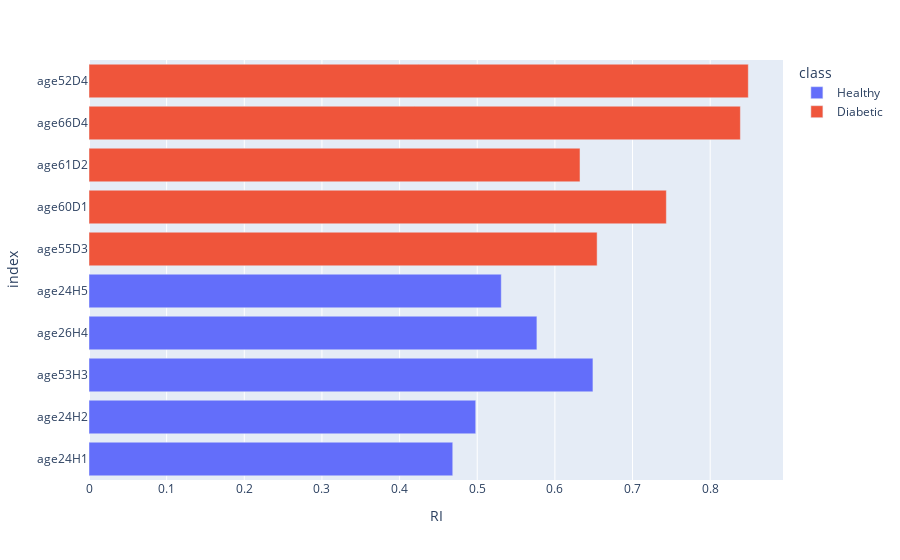

Source (notebook cell):
### Code cell
df_ppg = pd.DataFrame.from_dict(ppg_indices, orient='index')
df_ppg.columns =["sys_pk", "AUC", "delt_T", "CT", "RI", "SI", "STT", "IPA", "pulse_wa_ratio" , "der_pk", "peak_diff_t", "di_pk"]
df_ppg["class"] = [x[3] for x in dataset.values()]
df_ppg.plot.bar("RI", color="class")

### Figure 1 — Plotly figure (JSON) as saved in the notebook; plotly's stock layout.template omitted (floating-point values rounded to 4 significant figures)
{"data": [{"alignmentgroup": "True", "hovertemplate": "class=Healthy<br>RI=%{x}<br>index=%{y}<extra></extra>", "legendgroup": "Healthy", "marker": {"color": "#636efa", "pattern": {"shape": ""}}, "name": "Healthy", "offsetgroup": "Healthy", "orientation": "h", "showlegend": true, "textposition": "auto", "type": "bar", "x": [0.4685, 0.4981, 0.649, 0.5769, 0.5309], "xaxis": "x", "y": ["age24H1", "age24H2", "age53H3", "age26H4", "age24H5"], "yaxis": "y"}, {"alignmentgroup": "True", "hovertemplate": "class=Diabetic<br>RI=%{x}<br>index=%{y}<extra></extra>", "legendgroup": "Diabetic", "marker": {"color": "#EF553B", "pattern": {"shape": ""}}, "name": "Diabetic", "offsetgroup": "Diabetic", "orientation": "h", "showlegend": true, "textposition": "auto", "type": "bar", "x": [0.6544, 0.7436, 0.6324, 0.8389, 0.8491], "xaxis": "x", "y": ["age55D3", "age60D1", "age61D2", "age66D4", "age52D4"], "yaxis": "y"}], "layout": {"autosize": true, "barmode": "relative", "legend": {"title": {"text": "class"}, "tracegroupgap": 0}, "margin": {"t": 60}, "xaxis": {"anchor": "y", "autorange": true, "domain": [0, 1], "range": [0, 0.8938], "title": {"text": "RI"}, "type": "linear"}, "yaxis": {"anchor": "x", "autorange": true, "domain": [0, 1], "range": [-0.5, 9.5], "title": {"text": "index"}, "type": "category"}}}
